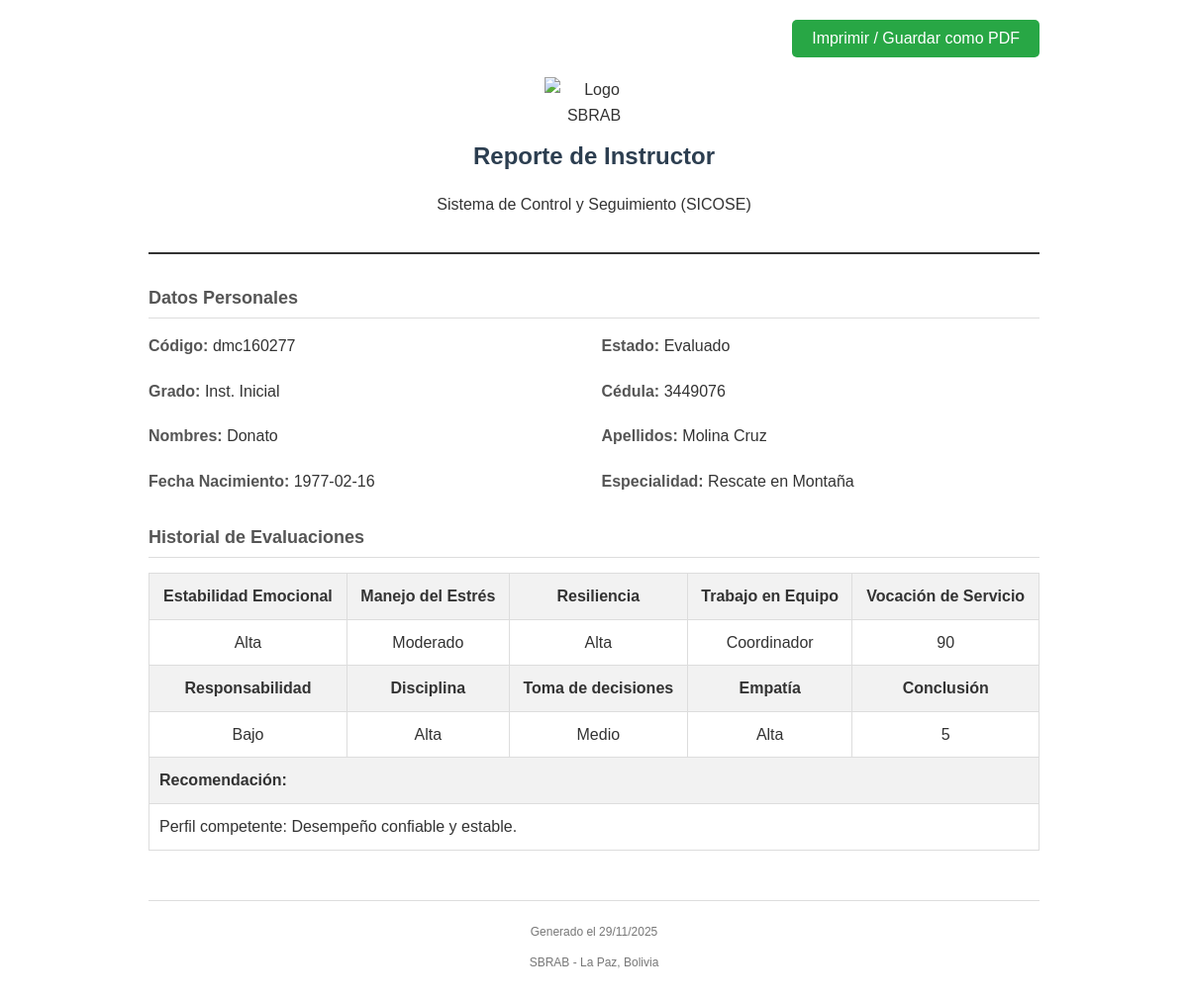
/generar_reporte.php?id=5, run on an earlier commit of the app's database.
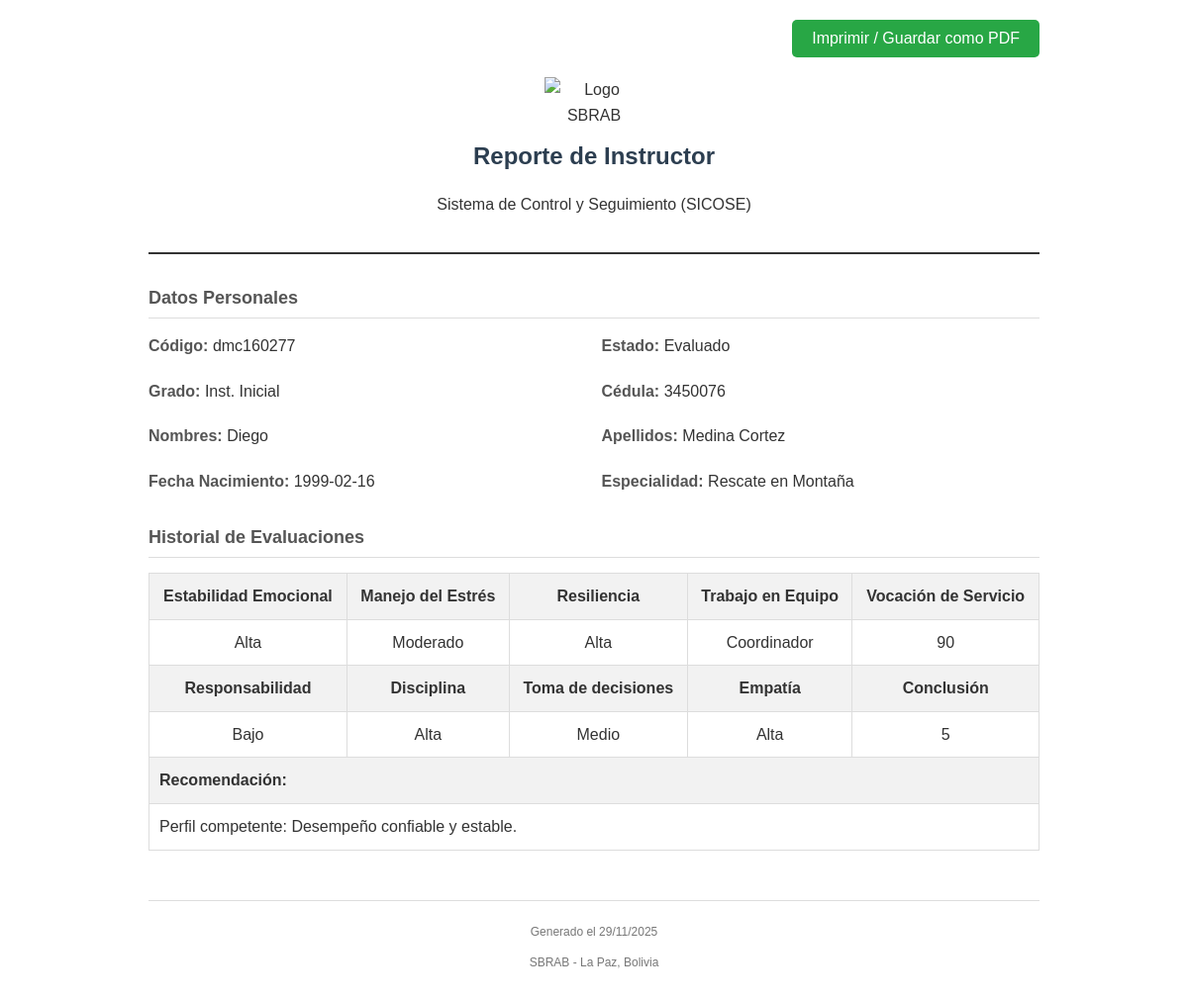
And on a later commit of the database.
### tables this page shows
CREATE TABLE instructores (
    id INTEGER PRIMARY KEY AUTOINCREMENT,
    codigo TEXT NOT NULL UNIQUE,
    grado TEXT NOT NULL,
    nombres TEXT NOT NULL,
    apellido_paterno TEXT NOT NULL,
    apellido_materno TEXT NOT NULL,
    cedula TEXT NOT NULL,
    fecha_nacimiento DATE NOT NULL,
    especialidad TEXT NOT NULL,
    estado TEXT NOT NULL
);

CREATE TABLE evaluaciones (
            cod INTEGER PRIMARY KEY AUTOINCREMENT,
            instructor_id INTEGER NOT NULL,
            EE INTEGER,
            ME INTEGER,
            RE INTEGER,
            TE INTEGER,
            VS INTEGER,
            RS INTEGER,
            DI INTEGER,
            TD INTEGER,
            EM INTEGER,
            CON INTEGER,
            Reco VARCHAR(255),
            FOREIGN KEY (instructor_id) REFERENCES instructores(id)
        );

### generar_reporte.php (the view, shortened to what this page needs)
<?php
require_once 'data/db.php';
$id = intval($_GET['id']);
try {
    $stmt = $pdo->prepare("SELECT * FROM instructores WHERE id = ?");
    $stmt->execute([$id]);
    $instructor = $stmt->fetch(PDO::FETCH_ASSOC);
    $evaluaciones = [];
    try {
        $stmtEval = $pdo->prepare("SELECT * FROM evaluaciones WHERE instructor_id = ?");
        $stmtEval->execute([$id]);
        $evaluaciones = $stmtEval->fetchAll(PDO::FETCH_ASSOC);
    } catch (PDOException $e) {
        $errorEvaluaciones = $e->getMessage();
    }
} catch (PDOException $e) {
    die("Error al cargar datos: " . $e->getMessage());
}
?>
<!DOCTYPE html>
<html lang="es">
<head>
</head>
<body>
    <div class="no-print" style="text-align: right;">
        <button onclick="window.print()" class="btn-print">Imprimir / Guardar como PDF</button>
    </div>
    <div class="header">
        <img src="../images/sbrab_escudo.png" alt="Logo SBRAB" class="logo">
        <h1>Reporte de Instructor</h1>
        <p>Sistema de Control y Seguimiento (SICOSE)</p>
    </div>
    <div class="section">
        <h2>Datos Personales</h2>
        <div class="info-grid">
            <div class="info-item"><span class="label">Código:</span> <?= htmlspecialchars($instructor['codigo']) ?></div>
            <div class="info-item"><span class="label">Estado:</span> <?= ucfirst(htmlspecialchars($instructor['estado'])) ?></div>
            <div class="info-item"><span class="label">Grado:</span> <?= htmlspecialchars($instructor['grado']) ?></div>
            <div class="info-item"><span class="label">Cédula:</span> <?= htmlspecialchars($instructor['cedula']) ?></div>
            <div class="info-item"><span class="label">Nombres:</span> <?= htmlspecialchars($instructor['nombres']) ?></div>
            <div class="info-item"><span class="label">Apellidos:</span> <?= htmlspecialchars($instructor['apellido_paterno'] . ' ' . $instructor['apellido_materno']) ?></div>
            <div class="info-item"><span class="label">Fecha Nacimiento:</span> <?= htmlspecialchars($instructor['fecha_nacimiento']) ?></div>
            <div class="info-item"><span class="label">Especialidad:</span> <?= htmlspecialchars($instructor['especialidad']) ?></div>
        </div>
    </div>
    <div class="section">
        <h2>Historial de Evaluaciones</h2>
        <?php
        function getEstabilidadEmocionalDescription($value)
        {
            $value = (int)$value;
            if ($value >= 7 && $value <= 10) return 'Alta';
            return 'Desconocido';
        }
        function getManejoEstresDescription($value)
        {
            $value = (int)$value;
            if ($value >= 14 && $value <= 26) return 'Moderado';
            return 'Desconocido';
        }
        function getResilienciaDescription($value)
        {
            $value = (int)$value;
            if ($value >= 51 && $value <= 76) return 'Alta';
            return 'Desconocido';
        }
        function getTrabajoEquipoDescription($value)
        {
            $value = (int)$value;
            switch ($value) {
                case 2:
                    return 'Coordinador';
            }
        }
        function getResponsabilidadDescription($value)
        {
            $value = (int)$value;
            switch ($value) {
                case 1:
                    return 'Bajo';
            }
        }
        function getDisciplinaDescription($value)
        {
            $value = (int)$value;
            if ($value >= 21 && $value <= 30) return 'Alta';
            return 'Desconocido';
        }
        function getTomaDecisionesDescription($value)
        {
            $value = (int)$value;
            switch ($value) {
                case 2:
                    return 'Medio';
            }
        }
        function getEmpatiaDescription($value)
        {
            $value = (int)$value;
            if ($value >= 19 && $value <= 28) return 'Alta';
            return 'Desconocido';
        }
        ?>
        <?php if (!empty($evaluaciones)): ?>
            <?php foreach ($evaluaciones as $eval): ?>
                <table>
                    <tr>
                        <th>Estabilidad Emocional</th>
                        <th>Manejo del Estrés</th>
                        <th>Resiliencia</th>
                        <th>Trabajo en Equipo</th>
                        <th>Vocación de Servicio</th>
                    </tr>
                    <tr>
                        <td><?= htmlspecialchars(getEstabilidadEmocionalDescription($eval['EE'] ?? null)) ?></td>
                        <td><?= htmlspecialchars(getManejoEstresDescription($eval['ME'] ?? null)) ?></td>
                        <td><?= htmlspecialchars(getResilienciaDescription($eval['RE'] ?? null)) ?></td>
                        <td><?= htmlspecialchars(getTrabajoEquipoDescription($eval['TE'] ?? null)) ?></td>
                        <td><?= htmlspecialchars($eval['VS'] ?? 'N/A') ?></td>
                    </tr>
                    <tr>
                        <th>Responsabilidad</th>
                        <th>Disciplina</th>
                        <th>Toma de decisiones</th>
                        <th>Empatía</th>
                        <th>Conclusión</th>
                    </tr>
                    <tr>
                        <td><?= htmlspecialchars(getResponsabilidadDescription($eval['RS'] ?? null)) ?></td>
                        <td><?= htmlspecialchars(getDisciplinaDescription($eval['DI'] ?? null)) ?></td>
                        <td><?= htmlspecialchars(getTomaDecisionesDescription($eval['TD'] ?? null)) ?></td>
                        <td><?= htmlspecialchars(getEmpatiaDescription($eval['EM'] ?? null)) ?></td>
                        <td><?= htmlspecialchars($eval['CON'] ?? 'N/A') ?></td>
                    </tr>
                    <tr>
                        <th colspan="5" style="text-align: left;">Recomendación:</th>
                    </tr>
                    <tr>
                        <td colspan="5" style="text-align: left;"><?= htmlspecialchars($eval['Reco'] ?? '') ?></td>
                    </tr>
                </table>
            <?php endforeach; ?>
        <?php endif; ?>
    </div>
    <div class="footer">
        <p>Generado el <?= date('d/m/Y') ?></p>
        <p>SBRAB - La Paz, Bolivia</p>
    </div>
</body>
</html>

### generar_reporte.php (style rules this page uses)
body { font-family: Arial, sans-serif; line-height: 1.6; color: #333; max-width: 900px; margin: 0 auto; padding: 20px; }
.header { text-align: center; margin-bottom: 30px; border-bottom: 2px solid #333; padding-bottom: 20px; }
.logo { max-width: 100px; margin-bottom: 10px; }
h1 { margin: 0; font-size: 24px; color: #2c3e50; }
h2 { font-size: 18px; color: #555; border-bottom: 1px solid #ddd; padding-bottom: 5px; margin-top: 25px; }
.info-grid { display: grid; grid-template-columns: 1fr 1fr; gap: 15px; margin-bottom: 20px; }
.info-item { margin-bottom: 5px; }
.label { font-weight: bold; color: #555; }
table { width: 100%; border-collapse: collapse; margin-top: 15px; margin-bottom: 20px; }
th, td { border: 1px solid #ddd; padding: 10px; text-align: center; }
th { background-color: #f2f2f2; font-weight: bold; }
.footer { margin-top: 50px; text-align: center; font-size: 12px; color: #777; border-top: 1px solid #ddd; padding-top: 10px; }
.btn-print { display: inline-block; background-color: #28a745; color: white; padding: 10px 20px; text-decoration: none; border-radius: 5px; margin-bottom: 20px; cursor: pointer; border: none; font-size: 16px; }

What changed in the data, as far as the page shows it:
changed instructores "dmc160277": cedula "3449076" → "3450076"; nombres "Donato" → "Diego"; apellido_paterno+apellido_materno "Molina Cruz" → "Medina Cortez"; fecha_nacimiento "1977-02-16" → "1999-02-16"
